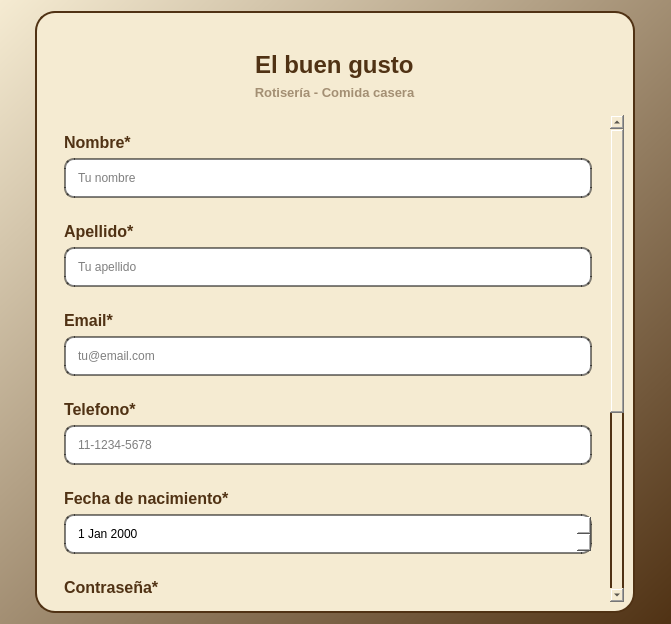
<?xml version="1.0" encoding="UTF-8"?>
<ui version="4.0">
 <class>sign_up</class>
 <widget class="QWidget" name="sign_up">
  <property name="geometry">
   <rect>
    <x>0</x>
    <y>0</y>
    <width>671</width>
    <height>624</height>
   </rect>
  </property>
  <property name="windowTitle">
   <string>Form</string>
  </property>
  <property name="styleSheet">
   <string notr="true">background-color: qlineargradient(spread:pad, x1:0, y0:1, x2:1, y2:1, stop:0 rgba(245, 235, 210, 255), stop:1 rgba(80, 50, 20, 255))</string>
  </property>
  <layout class="QHBoxLayout" name="horizontalLayout">
   <item>
    <widget class="QFrame" name="frame">
     <property name="sizePolicy">
      <sizepolicy hsizetype="Minimum" vsizetype="Minimum">
       <horstretch>0</horstretch>
       <verstretch>0</verstretch>
      </sizepolicy>
     </property>
     <property name="minimumSize">
      <size>
       <width>600</width>
       <height>500</height>
      </size>
     </property>
     <property name="maximumSize">
      <size>
       <width>396</width>
       <height>16777215</height>
      </size>
     </property>
     <property name="styleSheet">
      <string notr="true">background-color: rgb(245, 235, 210);
border: 2 solid rgb(80, 50, 20);
border-radius: 20;</string>
     </property>
     <property name="frameShape">
      <enum>QFrame::Shape::StyledPanel</enum>
     </property>
     <property name="frameShadow">
      <enum>QFrame::Shadow::Raised</enum>
     </property>
     <layout class="QVBoxLayout" name="verticalLayout">
      <item>
       <widget class="QFrame" name="frame_4">
        <property name="maximumSize">
         <size>
          <width>16777215</width>
          <height>200</height>
         </size>
        </property>
        <property name="styleSheet">
         <string notr="true">background-color: rgb(245, 235, 210);
border: 0 solid rgb(138, 133, 123);
border-radius: 0;</string>
        </property>
        <property name="frameShape">
         <enum>QFrame::Shape::StyledPanel</enum>
        </property>
        <property name="frameShadow">
         <enum>QFrame::Shadow::Raised</enum>
        </property>
        <layout class="QVBoxLayout" name="verticalLayout_7">
         <item alignment="Qt::AlignmentFlag::AlignHCenter">
          <widget class="QLabel" name="label_5">
           <property name="minimumSize">
            <size>
             <width>0</width>
             <height>0</height>
            </size>
           </property>
           <property name="maximumSize">
            <size>
             <width>100</width>
             <height>100</height>
            </size>
           </property>
           <property name="text">
            <string/>
           </property>
           <property name="pixmap">
            <pixmap>:/fondo2.jpg</pixmap>
           </property>
           <property name="scaledContents">
            <bool>true</bool>
           </property>
          </widget>
         </item>
         <item alignment="Qt::AlignmentFlag::AlignHCenter">
          <widget class="QLabel" name="label_6">
           <property name="sizePolicy">
            <sizepolicy hsizetype="Maximum" vsizetype="Maximum">
             <horstretch>0</horstretch>
             <verstretch>0</verstretch>
            </sizepolicy>
           </property>
           <property name="font">
            <font>
             <family>Arial</family>
             <pointsize>18</pointsize>
             <bold>true</bold>
            </font>
           </property>
           <property name="styleSheet">
            <string notr="true">color: rgb(80,50,20);
</string>
           </property>
           <property name="text">
            <string>El buen gusto</string>
           </property>
          </widget>
         </item>
         <item alignment="Qt::AlignmentFlag::AlignHCenter">
          <widget class="QPushButton" name="pushButton_4">
           <property name="sizePolicy">
            <sizepolicy hsizetype="Maximum" vsizetype="Maximum">
             <horstretch>0</horstretch>
             <verstretch>0</verstretch>
            </sizepolicy>
           </property>
           <property name="font">
            <font>
             <family>Arial</family>
             <pointsize>10</pointsize>
             <bold>true</bold>
            </font>
           </property>
           <property name="styleSheet">
            <string notr="true">background-color: rgb(245, 235, 210);
color: rgba(80,50,20,0.50);
border: 0 solid rgb(80, 50, 20);
border-radius: 0;</string>
           </property>
           <property name="text">
            <string>Rotisería - Comida casera</string>
           </property>
          </widget>
         </item>
        </layout>
       </widget>
      </item>
      <item>
       <widget class="QScrollArea" name="scrollArea">
        <property name="styleSheet">
         <string notr="true">background-color: rgb(245, 235, 210);
border: 0 solid rgb(138, 133, 123);
border-radius: 0;</string>
        </property>
        <property name="widgetResizable">
         <bool>true</bool>
        </property>
        <widget class="QWidget" name="scrollAreaWidgetContents_3">
         <property name="geometry">
          <rect>
           <x>0</x>
           <y>-292</y>
           <width>561</width>
           <height>782</height>
          </rect>
         </property>
         <layout class="QVBoxLayout" name="verticalLayout_11">
          <item>
           <widget class="QFrame" name="frame_7">
            <property name="styleSheet">
             <string notr="true">background-color: rgb(245, 235, 210);
border: 0 solid rgb(138, 133, 123);
border-radius: 0;</string>
            </property>
            <property name="frameShape">
             <enum>QFrame::Shape::StyledPanel</enum>
            </property>
            <property name="frameShadow">
             <enum>QFrame::Shadow::Raised</enum>
            </property>
            <layout class="QVBoxLayout" name="verticalLayout_5">
             <item alignment="Qt::AlignmentFlag::AlignLeft">
              <widget class="QLabel" name="label_3">
               <property name="sizePolicy">
                <sizepolicy hsizetype="Maximum" vsizetype="Maximum">
                 <horstretch>0</horstretch>
                 <verstretch>0</verstretch>
                </sizepolicy>
               </property>
               <property name="font">
                <font>
                 <family>Arial</family>
                 <pointsize>12</pointsize>
                 <bold>true</bold>
                </font>
               </property>
               <property name="styleSheet">
                <string notr="true">color: rgb(80,50,20);
</string>
               </property>
               <property name="text">
                <string>Nombre*</string>
               </property>
              </widget>
             </item>
             <item>
              <widget class="QLineEdit" name="lineEdit_nombre">
               <property name="styleSheet">
                <string notr="true">background-color: rgb(255, 255, 255);
border: 2 solid rgba(0, 0, 0,0.50);
border-radius: 20;
border-radius: 10;
padding: 10;</string>
               </property>
               <property name="text">
                <string/>
               </property>
               <property name="echoMode">
                <enum>QLineEdit::EchoMode::Normal</enum>
               </property>
               <property name="placeholderText">
                <string>Tu nombre</string>
               </property>
              </widget>
             </item>
            </layout>
           </widget>
          </item>
          <item>
           <widget class="QFrame" name="frame_3">
            <property name="frameShape">
             <enum>QFrame::Shape::StyledPanel</enum>
            </property>
            <property name="frameShadow">
             <enum>QFrame::Shadow::Raised</enum>
            </property>
            <layout class="QVBoxLayout" name="verticalLayout_12">
             <item>
              <widget class="QLabel" name="label_9">
               <property name="font">
                <font>
                 <family>Arial</family>
                 <pointsize>12</pointsize>
                 <bold>true</bold>
                </font>
               </property>
               <property name="styleSheet">
                <string notr="true">color: rgb(80,50,20);
</string>
               </property>
               <property name="text">
                <string>Apellido*</string>
               </property>
              </widget>
             </item>
             <item>
              <widget class="QLineEdit" name="lineEdit_apellido">
               <property name="styleSheet">
                <string notr="true">background-color: rgb(255, 255, 255);
border: 2 solid rgba(0, 0, 0,0.50);
border-radius: 20;
border-radius: 10;
padding: 10;</string>
               </property>
               <property name="text">
                <string/>
               </property>
               <property name="placeholderText">
                <string>Tu apellido</string>
               </property>
              </widget>
             </item>
            </layout>
           </widget>
          </item>
          <item>
           <widget class="QFrame" name="frame_6">
            <property name="styleSheet">
             <string notr="true">background-color: rgb(245, 235, 210);
border: 0 solid rgb(138, 133, 123);
border-radius: 0;</string>
            </property>
            <property name="frameShape">
             <enum>QFrame::Shape::StyledPanel</enum>
            </property>
            <property name="frameShadow">
             <enum>QFrame::Shadow::Raised</enum>
            </property>
            <layout class="QVBoxLayout" name="verticalLayout_4">
             <item alignment="Qt::AlignmentFlag::AlignLeft">
              <widget class="QLabel" name="label_2">
               <property name="sizePolicy">
                <sizepolicy hsizetype="Maximum" vsizetype="Maximum">
                 <horstretch>0</horstretch>
                 <verstretch>0</verstretch>
                </sizepolicy>
               </property>
               <property name="font">
                <font>
                 <family>Arial</family>
                 <pointsize>12</pointsize>
                 <bold>true</bold>
                </font>
               </property>
               <property name="styleSheet">
                <string notr="true">color: rgb(80,50,20);
</string>
               </property>
               <property name="text">
                <string>Email*</string>
               </property>
              </widget>
             </item>
             <item>
              <widget class="QLineEdit" name="lineEdit_email">
               <property name="styleSheet">
                <string notr="true">background-color: rgb(255, 255, 255);
border: 2 solid rgba(0, 0, 0,0.50);
border-radius: 20;
border-radius: 10;
padding: 10;</string>
               </property>
               <property name="text">
                <string/>
               </property>
               <property name="echoMode">
                <enum>QLineEdit::EchoMode::Normal</enum>
               </property>
               <property name="placeholderText">
                <string>tu@email.com</string>
               </property>
              </widget>
             </item>
            </layout>
           </widget>
          </item>
          <item>
           <widget class="QFrame" name="frame_8">
            <property name="styleSheet">
             <string notr="true">background-color: rgb(245, 235, 210);
border: 0 solid rgb(138, 133, 123);
border-radius: 0;</string>
            </property>
            <property name="frameShape">
             <enum>QFrame::Shape::StyledPanel</enum>
            </property>
            <property name="frameShadow">
             <enum>QFrame::Shadow::Raised</enum>
            </property>
            <layout class="QVBoxLayout" name="verticalLayout_6">
             <item alignment="Qt::AlignmentFlag::AlignLeft">
              <widget class="QLabel" name="label_4">
               <property name="sizePolicy">
                <sizepolicy hsizetype="Maximum" vsizetype="Maximum">
                 <horstretch>0</horstretch>
                 <verstretch>0</verstretch>
                </sizepolicy>
               </property>
               <property name="font">
                <font>
                 <family>Arial</family>
                 <pointsize>12</pointsize>
                 <bold>true</bold>
                </font>
               </property>
               <property name="styleSheet">
                <string notr="true">color: rgb(80,50,20);
</string>
               </property>
               <property name="text">
                <string>Telefono*</string>
               </property>
              </widget>
             </item>
             <item>
              <widget class="QLineEdit" name="lineEdit_telefono">
               <property name="styleSheet">
                <string notr="true">background-color: rgb(255, 255, 255);
border: 2 solid rgba(0, 0, 0,0.50);
border-radius: 10;
padding: 10;</string>
               </property>
               <property name="text">
                <string/>
               </property>
               <property name="echoMode">
                <enum>QLineEdit::EchoMode::Normal</enum>
               </property>
               <property name="placeholderText">
                <string>11-1234-5678</string>
               </property>
              </widget>
             </item>
            </layout>
           </widget>
          </item>
          <item>
           <widget class="QFrame" name="frame_9">
            <property name="styleSheet">
             <string notr="true">background-color: rgb(245, 235, 210);
border: 0 solid rgb(138, 133, 123);
border-radius: 0;</string>
            </property>
            <property name="frameShape">
             <enum>QFrame::Shape::StyledPanel</enum>
            </property>
            <property name="frameShadow">
             <enum>QFrame::Shadow::Raised</enum>
            </property>
            <layout class="QVBoxLayout" name="verticalLayout_8">
             <item alignment="Qt::AlignmentFlag::AlignLeft">
              <widget class="QLabel" name="label_7">
               <property name="sizePolicy">
                <sizepolicy hsizetype="Maximum" vsizetype="Maximum">
                 <horstretch>0</horstretch>
                 <verstretch>0</verstretch>
                </sizepolicy>
               </property>
               <property name="font">
                <font>
                 <family>Arial</family>
                 <pointsize>12</pointsize>
                 <bold>true</bold>
                </font>
               </property>
               <property name="styleSheet">
                <string notr="true">color: rgb(80,50,20);
</string>
               </property>
               <property name="text">
                <string>Fecha de nacimiento*</string>
               </property>
              </widget>
             </item>
             <item>
              <widget class="QDateEdit" name="dateEdit_fecha_nacimiento">
               <property name="styleSheet">
                <string notr="true">background-color: rgb(255, 255, 255);
border: 2 solid rgba(0, 0, 0,0.50);
border-radius: 10;
padding: 10;</string>
               </property>
              </widget>
             </item>
            </layout>
           </widget>
          </item>
          <item>
           <widget class="QFrame" name="frame_10">
            <property name="styleSheet">
             <string notr="true">background-color: rgb(245, 235, 210);
border: 0 solid rgb(138, 133, 123);
border-radius: 0;</string>
            </property>
            <property name="frameShape">
             <enum>QFrame::Shape::StyledPanel</enum>
            </property>
            <property name="frameShadow">
             <enum>QFrame::Shadow::Raised</enum>
            </property>
            <layout class="QVBoxLayout" name="verticalLayout_2">
             <item>
              <widget class="QLabel" name="label_8">
               <property name="sizePolicy">
                <sizepolicy hsizetype="Maximum" vsizetype="Maximum">
                 <horstretch>0</horstretch>
                 <verstretch>0</verstretch>
                </sizepolicy>
               </property>
               <property name="font">
                <font>
                 <family>Arial</family>
                 <pointsize>12</pointsize>
                 <bold>true</bold>
                </font>
               </property>
               <property name="styleSheet">
                <string notr="true">color: rgb(80,50,20);
</string>
               </property>
               <property name="text">
                <string>Contraseña*</string>
               </property>
              </widget>
             </item>
             <item>
              <widget class="QLineEdit" name="lineEdit_password">
               <property name="styleSheet">
                <string notr="true">background-color: rgb(255, 255, 255);
border: 2 solid rgba(0, 0, 0,0.50);
border-radius: 20;
border-radius: 10;
padding: 10;</string>
               </property>
               <property name="text">
                <string/>
               </property>
               <property name="echoMode">
                <enum>QLineEdit::EchoMode::Password</enum>
               </property>
               <property name="placeholderText">
                <string>Crea una contraseña</string>
               </property>
              </widget>
             </item>
             <item>
              <widget class="QPushButton" name="pushButton_3">
               <property name="sizePolicy">
                <sizepolicy hsizetype="Maximum" vsizetype="Maximum">
                 <horstretch>0</horstretch>
                 <verstretch>0</verstretch>
                </sizepolicy>
               </property>
               <property name="font">
                <font>
                 <family>Arial</family>
                 <pointsize>10</pointsize>
                 <bold>true</bold>
                </font>
               </property>
               <property name="cursor">
                <cursorShape>PointingHandCursor</cursorShape>
               </property>
               <property name="styleSheet">
                <string notr="true">background-color: rgb(245, 235, 210);
color: rgba(80,50,20,0.50);
border: 0 solid rgb(80, 50, 20);
border-radius: 0;</string>
               </property>
               <property name="text">
                <string>Mínimo 8 caracteres</string>
               </property>
              </widget>
             </item>
            </layout>
           </widget>
          </item>
          <item>
           <widget class="QFrame" name="frame_2">
            <property name="styleSheet">
             <string notr="true">background-color: rgb(245, 235, 210);
border: 0 solid rgb(138, 133, 123);
border-radius: 0;</string>
            </property>
            <property name="frameShape">
             <enum>QFrame::Shape::StyledPanel</enum>
            </property>
            <property name="frameShadow">
             <enum>QFrame::Shadow::Raised</enum>
            </property>
            <layout class="QVBoxLayout" name="verticalLayout_9">
             <item>
              <widget class="QCheckBox" name="checkBox">
               <property name="text">
                <string>Acepto los términos y condiciones y la política de privacidad</string>
               </property>
              </widget>
             </item>
             <item>
              <widget class="QCheckBox" name="checkBox_2">
               <property name="text">
                <string>Quiero recibir ofertas especiales y novedades por email</string>
               </property>
              </widget>
             </item>
            </layout>
           </widget>
          </item>
          <item>
           <widget class="QFrame" name="frame_11">
            <property name="styleSheet">
             <string notr="true">background-color: rgb(245, 235, 210);
border: 0 solid rgb(138, 133, 123);
border-radius: 0;</string>
            </property>
            <property name="frameShape">
             <enum>QFrame::Shape::StyledPanel</enum>
            </property>
            <property name="frameShadow">
             <enum>QFrame::Shadow::Raised</enum>
            </property>
            <layout class="QVBoxLayout" name="verticalLayout_10">
             <item>
              <widget class="QPushButton" name="pushButton">
               <property name="font">
                <font>
                 <family>Arial</family>
                 <pointsize>12</pointsize>
                 <bold>true</bold>
                </font>
               </property>
               <property name="cursor">
                <cursorShape>PointingHandCursor</cursorShape>
               </property>
               <property name="styleSheet">
                <string notr="true">QPushButton {
	background-color: rgb(200, 30, 45);
	color: rgb(255,255,255);
	border-radius: 10;
	padding: 10;
}
QPushButton:hover {
    background-color: rgb(171,17,27);
	color: rgb(255,255,255);
	box-shadow: 0 100 200 rgba(0, 0, 0, 0.3);
}
QPushButton:pressed {
    background-color: rgb(124,10,25);
}</string>
               </property>
               <property name="text">
                <string>Iniciar Sesión</string>
               </property>
              </widget>
             </item>
            </layout>
           </widget>
          </item>
          <item>
           <widget class="QFrame" name="frame_5">
            <property name="styleSheet">
             <string notr="true">background-color: rgba(191, 185, 171,0.50);
border: 2 solid rgb(138, 133, 123);
border-radius: 20</string>
            </property>
            <property name="frameShape">
             <enum>QFrame::Shape::StyledPanel</enum>
            </property>
            <property name="frameShadow">
             <enum>QFrame::Shadow::Raised</enum>
            </property>
            <layout class="QVBoxLayout" name="verticalLayout_3">
             <item alignment="Qt::AlignmentFlag::AlignHCenter|Qt::AlignmentFlag::AlignVCenter">
              <widget class="QLabel" name="label">
               <property name="sizePolicy">
                <sizepolicy hsizetype="Fixed" vsizetype="Fixed">
                 <horstretch>0</horstretch>
                 <verstretch>0</verstretch>
                </sizepolicy>
               </property>
               <property name="font">
                <font>
                 <family>Arial</family>
                 <pointsize>12</pointsize>
                 <bold>true</bold>
                </font>
               </property>
               <property name="styleSheet">
                <string notr="true">background-color: rgba(191, 185, 171,0);
color: rgba(80,50,20,0.50);
border: 0 solid rgba(80, 50, 20,0);
border-radius: 0;</string>
               </property>
               <property name="text">
                <string>¿Ya tienes una cuenta?</string>
               </property>
               <property name="alignment">
                <set>Qt::AlignmentFlag::AlignCenter</set>
               </property>
              </widget>
             </item>
             <item alignment="Qt::AlignmentFlag::AlignHCenter|Qt::AlignmentFlag::AlignVCenter">
              <widget class="QPushButton" name="pushButton_sign_in">
               <property name="sizePolicy">
                <sizepolicy hsizetype="Maximum" vsizetype="Maximum">
                 <horstretch>0</horstretch>
                 <verstretch>0</verstretch>
                </sizepolicy>
               </property>
               <property name="font">
                <font>
                 <family>Arial</family>
                 <pointsize>12</pointsize>
                 <bold>true</bold>
                </font>
               </property>
               <property name="cursor">
                <cursorShape>PointingHandCursor</cursorShape>
               </property>
               <property name="styleSheet">
                <string notr="true">background-color: rgb(245, 235, 210);
color: rgb(200,30,45);
border: 2 solid rgb(200, 30, 45);
border-radius: 10;
padding: 10;</string>
               </property>
               <property name="text">
                <string>Iniciar sesion</string>
               </property>
              </widget>
             </item>
            </layout>
           </widget>
          </item>
         </layout>
        </widget>
       </widget>
      </item>
     </layout>
    </widget>
   </item>
  </layout>
 </widget>
 <resources/>
 <connections/>
</ui>
